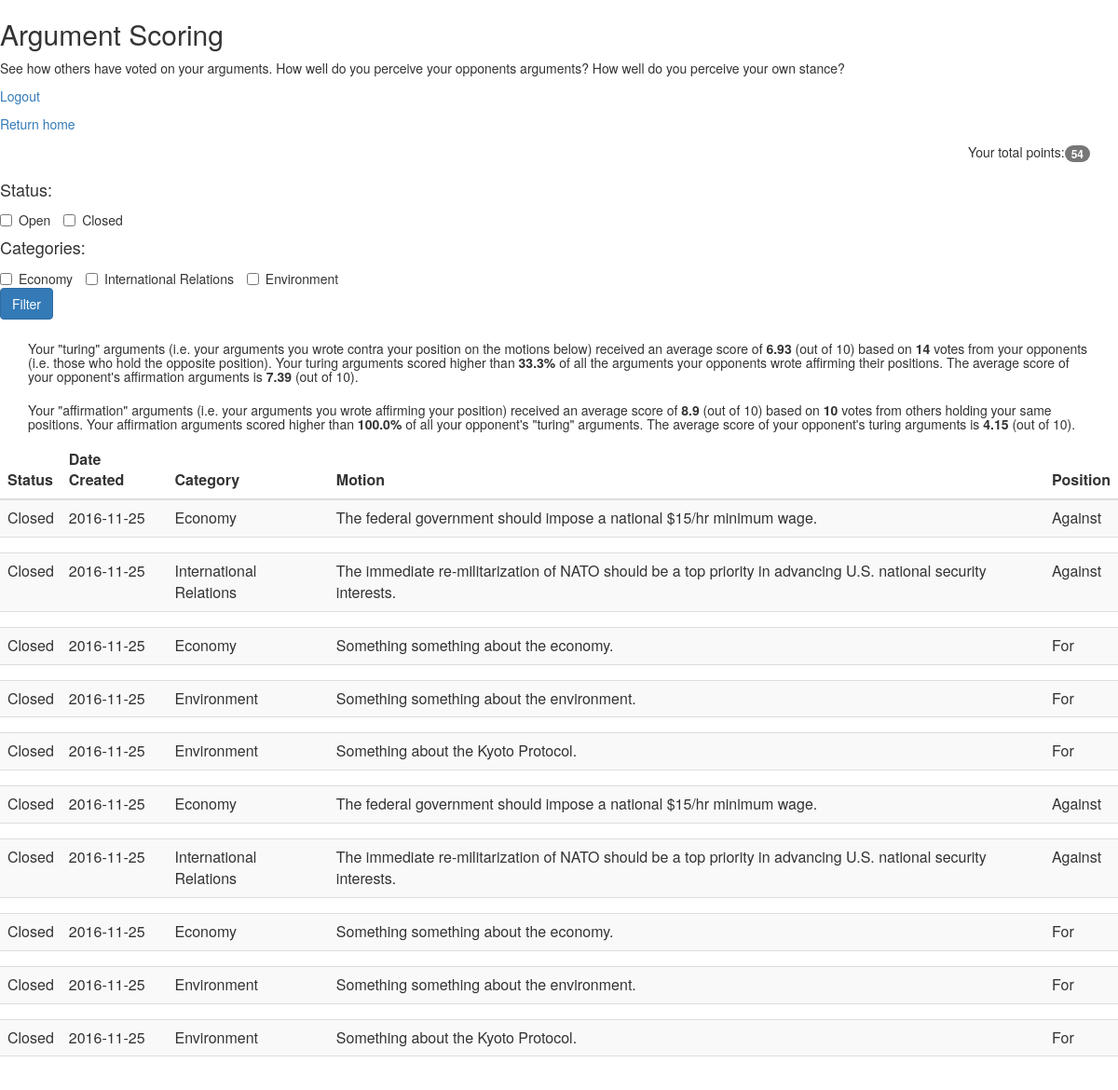
Page /scoring (signed in) on the committed database.
### models.py (models this page shows, shortened)
class Topic(db.Model):
    __tablename__ = "topics"
    id = db.Column(db.Integer, primary_key=True)
    category = db.Column(db.String, nullable=False)
    topic = db.Column(db.String, nullable=False)
    author_id = db.Column(db.Integer, ForeignKey('users.id'))
    created_date = db.Column(db.Date, default=datetime.date.today)
    status = db.Column(db.Boolean, nullable=False)
    def return_status(self):
        if self.status == True:
            return "Open"
        else:
            return "Closed"

### app.py (the view)
@app.route('/scoring', methods=['GET'])
@login_required
def scoring():
    user_motions = Motion.query.filter_by(user_id = session['user_id']).all()
    user_topic_ids = [motion.topic_id for motion in user_motions]
    categories = db.session.query(Topic.category).distinct().filter(Topic.id.in_(user_topic_ids)).all()
    filtered_categories = [str(request.args.get(i[0])) for i in categories if request.args.get(i[0]) != None]
    if len(categories) != len(filtered_categories) and len(filtered_categories) > 0:
        topic_ids = db.session.query(Topic.id).filter(Topic.category.in_(filtered_categories)).all()
        topic_ids = [i[0] for i in topic_ids]
        user_motions = [motion for motion in user_motions if motion.topic_id in topic_ids]
    if request.args.get('open_filter') is not None and request.args.get('closed_filter') == None:
        topic_ids = db.session.query(Topic.id).filter(Topic.status == True).all()
        topic_ids = [i[0] for i in topic_ids]
        user_motions = [motion for motion in user_motions if motion.topic_id in topic_ids]
    if request.args.get('open_filter') == None and request.args.get('closed_filter') is not None:
        topic_ids = db.session.query(Topic.id).filter(Topic.status == False).all()
        topic_ids = [i[0] for i in topic_ids]
        user_motions = [motion for motion in user_motions if motion.topic_id in topic_ids]
    motions = []
    opponent_turing_args_ids = []
    opponent_true_args_ids = []
    user_turing_args_ids = []
    user_true_args_ids = []
    for motion in user_motions:
        arguments = db.session.query(Argument).filter(Argument.motion_id == motion.id).all()
        topic = db.session.query(Topic).filter(Topic.id == motion.topic_id)
        numbers = []
        opp_user_boolean = not motion.user_procon
        opponent_motions = db.session.query(Motion.id).filter(Motion.topic_id == motion.topic_id, Motion.user_procon == opp_user_boolean).all()
        opponent_motions = [mot[0] for mot in opponent_motions]
        opponent_arg_ids = db.session.query(Argument).filter(Argument.motion_id.in_(opponent_motions)).all()
        user_turing_arg_ind = True
        for arg in arguments:
            if motion.user_procon == arg.procon:
                user_turing_arg_ind = False
                user_true_args_ids.append(arg.id)
                for opp_arg in opponent_arg_ids:
                    if opp_arg.procon == arg.procon:
                        opponent_turing_args_ids.append(opp_arg.id)
                    else:
                        opponent_true_args_ids.append(opp_arg.id)
            else:
                user_turing_args_ids.append(arg.id)
            arg_votes = db.session.query(func.count(Vote.id)).filter(Vote.argument_id == arg.id)[0][0]
            arg_score = round(db.session.query(func.avg(Vote.value)).filter(Vote.argument_id == arg.id).all()[0][0], 2) if arg_votes > 0 else 0
            motion_ids = db.session.query(Motion.id).filter(Motion.topic_id == topic[0].id, Motion.user_procon != motion.user_procon).all()
            motion_ids = [mot[0] for mot in motion_ids]
            argument_ids = db.session.query(Argument.id).filter(Argument.motion_id.in_(motion_ids), Argument.procon == arg.procon).all()
            argument_ids = [arg[0] for arg in argument_ids]
            opp_votes = db.session.query(func.count(Vote.id)).filter(Vote.argument_id.in_(argument_ids))[0][0]
            opp_avg_score = round(db.session.query(func.avg(Vote.value)).filter(Vote.argument_id.in_(argument_ids)).all()[0][0], 2) if opp_votes > 0 else 0
            numbers.append(opp_votes)
            numbers.append(opp_avg_score)
            numbers.append(arg_votes)
            numbers.append(arg_score)
        motions.append([topic, arguments, numbers, motion.user_procon])
    user_turing_votes = db.session.query(func.count(Vote.id)).filter(Vote.argument_id.in_(user_turing_args_ids))[0][0]
    user_turing_avg = db.session.query(func.avg(Vote.value)).filter(Vote.argument_id.in_(user_turing_args_ids))
    user_turing_avg = round(user_turing_avg[0][0], 2)
    user_true_votes = db.session.query(func.count(Vote.id)).filter(Vote.argument_id.in_(user_true_args_ids))[0][0]
    user_true_avg = db.session.query(func.avg(Vote.value)).filter(Vote.argument_id.in_(user_true_args_ids))
    user_true_avg = round(user_true_avg[0][0], 2)
    opp_true_arg_votes = db.session.query(Argument.author_id, func.avg(Vote.value)).join(Vote).filter(Argument.id.in_(opponent_true_args_ids)).group_by(Argument.author_id).all()
    opp_true_avg = round(db.session.query(func.avg(Vote.value)).filter(Vote.argument_id.in_(opponent_true_args_ids))[0][0], 2)
    user_turing_percentile = round(((float(len([round(avg[1], 2) for avg in opp_true_arg_votes if round(avg[1], 2) < user_turing_avg])) / len(opp_true_arg_votes))*100), 1)
    opp_turing_arg_votes = db.session.query(Argument.author_id, func.avg(Vote.value)).join(Vote).filter(Argument.id.in_(opponent_turing_args_ids)).group_by(Argument.author_id).all()
    opp_turing_avg = round(db.session.query(func.avg(Vote.value)).filter(Vote.argument_id.in_(opponent_turing_args_ids))[0][0], 2)
    user_true_percentile = round(((float(len([round(avg[1], 2) for avg in opp_turing_arg_votes if round(avg[1], 2) < user_true_avg])) / len(opp_turing_arg_votes))*100), 1)
    summary_statistics = [user_turing_votes, user_turing_avg, opp_true_avg, user_turing_percentile, user_true_votes, user_true_avg, opp_turing_avg, user_true_percentile]
    user_points = get_user_points()
    return render_template('scoring.html', motions = motions, categories = categories, summary_statistics = summary_statistics, user_points = user_points)

### app.py (called while the page is built)
def login_required(f):
    @wraps(f)
    def wrap(*args, **kwargs):
        if 'logged_in' in session:
            return f(*args, **kwargs)
        else:
            flash('You need to login first.')
            return redirect(url_for('login'))
    return wrap

def get_user_points():
    user = User.query.filter_by(id=session['user_id'])
    return int(user[0].points)

### templates/scoring.html (shortened to what this page needs)
<html>
  <head>
    <link href="{{ url_for('static', filename='bootstrap.min.css') }}" rel="stylesheet" media="screen">
    <link rel="stylesheet" href="http://maxcdn.bootstrapcdn.com/bootstrap/3.3.5/css/bootstrap.min.css">
  </head>
<body>
  <h2> Argument Scoring</h2>
  <p>See how others have voted on your arguments. How well do you perceive your opponents arguments? How well do you perceive your own stance?</p>
    <p><a href="/logout">Logout</a></p>
    <p><a href="/">Return home</a></p>
  <div class="container">
    <p align="right">
        Your total points:<span class="badge">{{ user_points }}</span></a><br>
    </p>
  </div>
  <form method="get">
    <h4>Status: </h4>
    <label class="checkbox-inline">
      <input type="checkbox" value="Open" name="open_filter">Open
    </label>
    <label class="checkbox-inline">
      <input type="checkbox" value="Closed" name="closed_filter">Closed
    </label>
    <h4>Categories: </h4>
    {% for cat in categories %}
    <label class="checkbox-inline">
      <input type="checkbox" value="{{ cat[0] }}" name="{{ cat[0] }}">{{ cat[0] }}
    </label>
    {% endfor %}
    <div>
      <button class="btn btn-primary" type="submit">Filter</button>
    </div>
  </form>
  <div class="container">
    <h5>Your "turing" arguments (i.e. your arguments you wrote contra your position on the motions below) received an average score of <b>{{ summary_statistics[1] }}</b>
     (out of 10) based on <b>{{ summary_statistics[0] }}</b> votes from your opponents (i.e. those who hold the opposite position). Your turing arguments scored higher
     than <b>{{ summary_statistics[3] }}%</b> of all the arguments your opponents wrote affirming their positions. The average score of your opponent's affirmation
     arguments is <b>{{ summary_statistics[2] }}</b> (out of 10).</h5>
  </div>
  <div class="container">
    <h5>Your "affirmation" arguments (i.e. your arguments you wrote affirming your position) received an average score of <b>{{ summary_statistics[5] }}</b>
     (out of 10) based on <b>{{ summary_statistics[4] }}</b> votes from others holding your same positions. Your affirmation arguments scored higher
     than <b>{{ summary_statistics[7] }}%</b> of all your opponent's "turing" arguments. The average score of your opponent's turing
     arguments is <b>{{ summary_statistics[6] }}</b> (out of 10).</h5>
  </div>
<table class="table table-striped" id="account-table">
    <thead>
        <tr>
            <th>Status</th>
            <th>Date Created</th>
            <th>Category</th>
            <th>Motion</th>
            <th>Position</th>
        </tr>
    </thead>
    <tbody>
      {% for motion in motions %}
      <tr data-toggle="collapse" data-target="#accordion{{ motion[0][0].id }}" data-parent="accordion-toggle">
        <td>{{ motion[0][0].return_status() }}</td>
        <td>{{ motion[0][0].created_date }}</td>
        <td>{{ motion[0][0].category }}</td>
        <td>{{ motion[0][0].topic }}</td>
        {% if motion[3] == True %}
        <td>For</td>
        {% else %}
        <td>Against</td>
        {% endif %}
      </tr>
      <tr>
        <td colspan="5" class="hiddenRow">
        </td>
      </tr>
      {% endfor %}
    </tbody>
</table>
</body>
</html>

### rows in the picture
Topic: status "Closed" "Closed", created_date "2016-11-25" "2016-11-25", category "Economy" "Economy", topic "The federal government should impose a national $15/hr minimum wage." "The federal government should impose a national $15/hr minimum wage."
Topic: status "Closed" "Closed", created_date "2016-11-25" "2016-11-25", category "International Relations" "International Relations", topic "The immediate re-militarization of NATO should be a top priority in advancing U.S. national security interests." "The immediate re-militarization of NATO should be a top priority in advancing U.S. national security interests."
Topic: status "Closed" "Closed", created_date "2016-11-25" "2016-11-25", category "Economy" "Economy", topic "Something something about the economy." "Something something about the economy."
Topic: status "Closed" "Closed", created_date "2016-11-25" "2016-11-25", category "Environment" "Environment", topic "Something something about the environment." "Something something about the environment."
Topic: status "Closed" "Closed", created_date "2016-11-25" "2016-11-25", category "Environment" "Environment", topic "Something about the Kyoto Protocol." "Something about the Kyoto Protocol."

### other values in the picture
{{ user_points }} "54"
{{ cat[0] }} "Economy" "International Relations" "Environment"
{{ summary_statistics[1] }} "6.93"
{{ summary_statistics[0] }} "14"
{{ summary_statistics[3] }} "33.3"
{{ summary_statistics[2] }} "7.39"
{{ summary_statistics[5] }} "8.9"
{{ summary_statistics[4] }} "10"
{{ summary_statistics[7] }} "100.0"
{{ summary_statistics[6] }} "4.15"
